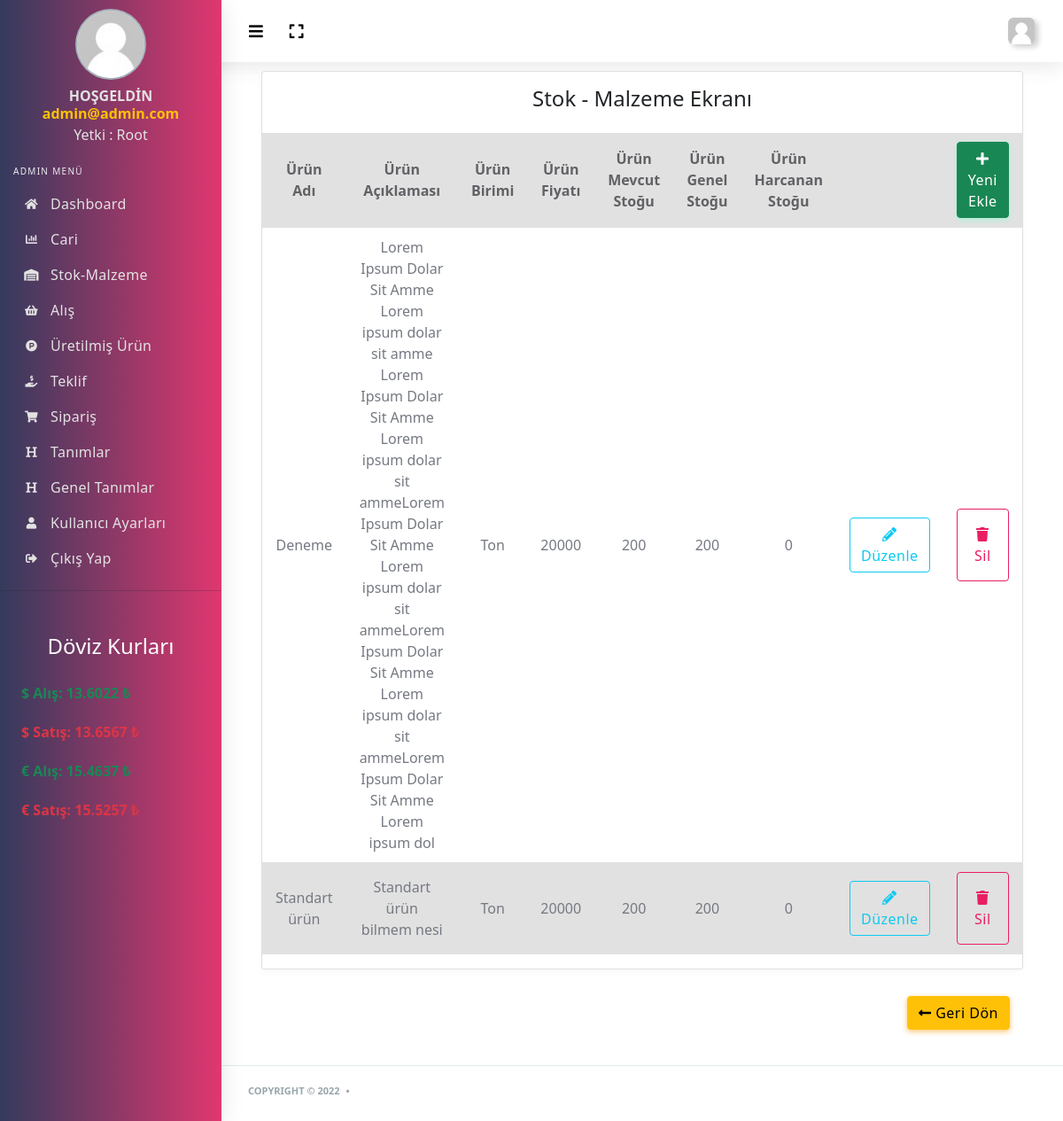
Screenshot of /admin/stok.php (signed in) with the database file from the repository.
### tables this page shows
CREATE TABLE `kullanici_tbl` (
  `kullanici_id` int(11) NOT NULL,
  `kullanici_foto` varchar(500) NOT NULL,
  `kullanici_ad` varchar(50) NOT NULL,
  `kullanici_sifre` varchar(50) NOT NULL,
  `kullanici_zaman` date NOT NULL,
  `kullanici_hakkinda` text NOT NULL,
  `kullanici_dogumyeri` varchar(50) NOT NULL,
  `kullanici_adsoyad` varchar(100) NOT NULL,
  `kullanici_yetki` int(2) NOT NULL,
  `kullanici_facebook` varchar(500) NOT NULL,
  `kullanici_twitter` varchar(500) NOT NULL,
  `kullanici_github` varchar(500) NOT NULL,
  `kullanici_instagram` varchar(500) NOT NULL,
  `kullanici_tel` varchar(50) NOT NULL
);

CREATE TABLE `doviz_tbl` (
  `id` int(11) NOT NULL,
  `dolar_alis` double NOT NULL,
  `dolar_satis` double NOT NULL,
  `euro_alis` double NOT NULL,
  `euro_satis` double NOT NULL
);

CREATE TABLE `stokmalzeme_tbl` (
  `id` int(11) NOT NULL,
  `urun_ad` varchar(255) NOT NULL,
  `urun_aciklama` varchar(255) NOT NULL,
  `urun_birim` varchar(255) NOT NULL,
  `urun_fiyat` varchar(255) NOT NULL,
  `urun_mevcutstok` int(11) NOT NULL,
  `urun_genelstok` int(11) NOT NULL,
  `urun_harcananstok` int(11) NOT NULL
);

### admin/stok.php (the view, shortened to what this page needs)
<?php include 'header.php' ?>
<?php include 'sidebar.php';
$stoksor=$db->prepare("SELECT * FROM stokmalzeme_tbl ORDER BY id ASC");
$stoksor->execute();
?>
<div class="main-content">
	<div class="col-12 col-md-12 col-lg-12">
		<div class="card">
			<h4 class="text-center p-3">Stok - Malzeme Ekranı</h4>
			<form action="../islem.php" method="POST">
				<table class="table table-striped table-md text-center">
					<tr>
						<th class="text-center">Ürün Adı</th>
						<th>Ürün Açıklaması</th>
						<th>Ürün Birimi</th>
						<th>Ürün Fiyatı</th>
						<th>Ürün Mevcut Stoğu</th>
						<th>Ürün Genel Stoğu</th>
						<th>Ürün Harcanan Stoğu<th>
						<th style="width: 15%;"><a href="stok-ekle.php" class="btn btn-success"><i class="fa fa-plus"></i> Yeni Ekle</a></th>
					</tr>
					<?php while ($stokcek=$stoksor->fetch(PDO::FETCH_ASSOC)) {
						?>
						<tr>
							<td class="text-center"><?=$stokcek['urun_ad']; ?></td>
							<td style="width:16%;"><?=$stokcek['urun_aciklama']; ?></td>
							<td style="width:16%;"><?=$stokcek['urun_birim']; ?></td>
							<td style="width:16%;"><?=$stokcek['urun_fiyat']; ?></td>
							<td style="width:16%;"><?=$stokcek['urun_mevcutstok']; ?></td>
							<td style="width:16%;"><?=$stokcek['urun_genelstok']; ?></td>
							<td style="width:16%;"><?=$stokcek['urun_harcananstok']; ?></td>
							<td><a href="stok-duzenle.php?id=<?=$stokcek['id'] ?>" class="btn btn-outline-info"><i class="fa fa-pencil-alt"></i> Düzenle</a></td>
							<td><a href="../islem.php?stoksil=ok&id=<?=$stokcek['id'] ?>" onclick="return confirm('Silmek istediğinize emin misiniz?')" class="btn btn-outline-primary p-3"><i class="fa fa-trash"></i> Sil</a></td>
						</tr>
					<?php } ?>
				</table>
			</div>
			<div class="col-md-12 text-right">
				<a class="btn btn-warning" href="index.php"><i class="fa fa-long-arrow-alt-left"></i> Geri Dön</a>
			</div>
	</div>
</div>
</div>
</div>
<?php include 'footer.php' ?>

### admin/header.php (shortened to what this page needs)
<?php
include '../doviz.php';
$kullanicisor =$db->prepare("SELECT * FROM kullanici_tbl WHERE kullanici_ad=:ad");
$kullanicisor->execute(array(
  'ad' => $_SESSION['kullanici_ad']
));
$kullanicicek=$kullanicisor->fetch(PDO::FETCH_ASSOC);
$dovizsor=$db->prepare("SELECT * FROM doviz_tbl WHERE id=1");
$dovizsor->execute(array(0));
$dovizcek=$dovizsor->fetch(PDO::FETCH_ASSOC);
?>
<!DOCTYPE html>
<html lang="en">
<head>
  <link rel="stylesheet" href="assets/css/app.min.css">
  <link rel="stylesheet" href="assets/css/style.css">
  <link rel="stylesheet" href="assets/css/components.css">
  <link rel="stylesheet" href="assets/bundles/bootstrap-social/bootstrap-social.css">
  <link rel="stylesheet" href="assets/bundles/flag-icon-css/css/flag-icon.min.css">
  <link rel="stylesheet" href="assets/dropzone/dist/dropzone.css">
  <link rel="stylesheet" href="assets/dropzone/dist/basic.css">
  <link rel="stylesheet" href="assets/css/bootstrap.min.css">
</head>
<body>
  <div id="app">
    <div class="main-wrapper main-wrapper-1">
      <div class="navbar-bg"></div>
      <nav class="navbar navbar-expand-lg main-navbar">
        <div class="form-inline mr-auto">
          <ul class="navbar-nav mr-3">
            <li><a href="#" data-toggle="sidebar" class="nav-link nav-link-lg collapse-btn"><i
              class="fas fa-bars"></i></a></li>
              <li><a href="#" class="nav-link nav-link-lg fullscreen-btn">
                <i class="fas fa-expand"></i>
              </a>
            </li>
          </ul>
        </div>
        <ul class="navbar-nav navbar-right">
          <li class="dropdown"><a href="#" data-toggle="dropdown"
            class="nav-link dropdown-toggle nav-link-lg nav-link-user">
            <img alt="image" src="<?=$kullanicicek['kullanici_foto'] ?>" class="user-img-radious-style">
            <span class="d-sm-none d-lg-inline-block"></span></a>
          </li>
        </ul>
      </nav>

### admin/sidebar.php
<?php
$kullanicisor =$db->prepare("SELECT * FROM kullanici_tbl WHERE kullanici_ad=:ad");
$kullanicisor->execute(array(
  'ad' => $_SESSION['kullanici_ad']
));
$kullanicicek=$kullanicisor->fetch(PDO::FETCH_ASSOC);
?>
<div class="main-sidebar sidebar-style-2">
  <aside id="sidebar-wrapper">
    <ul class="sidebar-menu">
      <li class="dropdown active" style="display: block;">
        <div class="sidebar-profile">
          <div class="siderbar-profile-pic">
            <img src="<?php echo $kullanicicek['kullanici_foto'] ?>" class="profile-img-circle box-center" alt="User Image">
          </div>
          <div class="siderbar-profile-details">
            <div class="siderbar-profile-name">HOŞGELDİN</div>
            <div class="siderbar-profile-name text-warning"><?php echo $_SESSION['kullanici_ad'] ?> </div>
            <div class="sidebar-profile-position">
              <?php if ($kullanicicek['kullanici_yetki']==0) {
                echo "Yetki : Root";
              }elseif ($kullanicicek['kullanici_yetki']==1) {
                echo "Yetki: Yönetici";
              }else{echo "Yetki: Üye";}
              ?></div>
            </div>
          </div>
        </li>
        <li class="menu-header">Admin Menü</li>
        <li><a class="nav-link" href="index.php"><i class="fas fa-home"></i><span>Dashboard</span></a></li>
        <?php if($kullanicicek['kullanici_yetki']<=1) { ?>
          <li><a class="nav-link" href="cari.php"><i class="fas fa-chart-bar"></i><span>Cari</span></a></li>
          <li><a class="nav-link" href="stok.php"><i class="fas fa-warehouse"></i><span>Stok-Malzeme</span></a></li>
          <li><a class="nav-link" href="alis.php"><i class="fas fa-shopping-basket"></i><span>Alış</span></a></li>
          <li><a class="nav-link" href="urun.php"><i class="fab fa-product-hunt"></i><span>Üretilmiş Ürün</span></a></li>
          <li><a class="nav-link" href="teklif.php"><i class="fas fa-hand-holding-usd"></i><span>Teklif</span></a></li>
          <li><a class="nav-link" href="siparis.php"><i class="fas fa-shopping-cart"></i><span>Sipariş</span></a></li>
          <li><a class="nav-link" href="tanimlar.php"><i class="fas fa-heading"></i><span>Tanımlar</span></a></li>
          <li><a class="nav-link" href="geneltanimlar.php"><i class="fas fa-heading"></i><span>Genel Tanımlar</span></a></li>
          <?php if ($kullanicicek['kullanici_yetki']==0) { ?>
            <li><a class="nav-link" href="kullanicilar.php"><i class="fas fa-user"></i><span>Kullanıcı Ayarları</span></a></li>
          <?php } ?>
        <?php } ?>
        <li><a class="nav-link" href="logout.php"><i class="fas fa-sign-out-alt"></i><span>Çıkış Yap</span></a></li><hr>
        <li class="mt-5">
          <h4 class="text-white text-center">Döviz Kurları</h4>
          <nav class="nav text-white fw-bold m-4">
            <p class="text-success">$ Alış: <?=$dovizcek['dolar_alis']?> ₺</p>
            <p class="text-danger">$ Satış: <?=$dovizcek['dolar_satis']?> ₺</p>
            <p class="text-success">€ Alış: <?=$dovizcek['euro_alis']?> ₺</p>
            <p class="text-danger">€ Satış: <?=$dovizcek['euro_satis']?> ₺</p>
          </nav>
        </li>
      </ul>
    </aside>
  </div>

### admin/assets/css/components.css (style rules this page uses)
.box-center { margin:0 auto }

### rows the page displays
kullanici_tbl: kullanici_foto (placeholder picture)
doviz_tbl: dolar_alis "13.6022", dolar_satis "13.6567", euro_alis "15.4637", euro_satis "15.5257"
stokmalzeme_tbl: urun_ad "Deneme", urun_aciklama "Lorem Ipsum Dolar Sit Amme Lorem ipsum dolar sit amme Lorem Ipsum Dolar Sit Amme Lorem ipsum dolar sit ammeLorem Ipsum Dolar Sit Amme Lorem ipsum dolar sit ammeLorem Ipsum Dolar Sit Amme Lorem ipsum dolar sit ammeLorem Ipsum Dolar Sit Amme Lorem ipsum dol", urun_birim "Ton", urun_fiyat "20000", urun_mevcutstok "200", urun_genelstok "200", urun_harcananstok "0"
stokmalzeme_tbl: urun_ad "Standart ürün", urun_aciklama "Standart ürün bilmem nesi", urun_birim "Ton", urun_fiyat "20000", urun_mevcutstok "200", urun_genelstok "200", urun_harcananstok "0"

### other values shown
$_SESSION['kullanici_ad'] "admin@admin.com"
